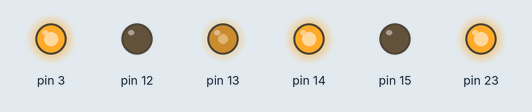
Recording of a sketch running on a simulated Arduino Mega 2560, built with avr-gcc and run on an emulated ATmega2560. Shown: output pins drawn as LEDs (lit = HIGH). What the sketch prints to the serial monitor is not drawn.

Above: at 1.42 s.
At 10.84 s:
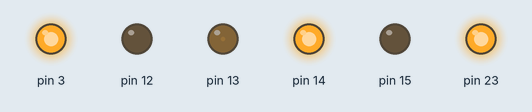
At 19.77 s:
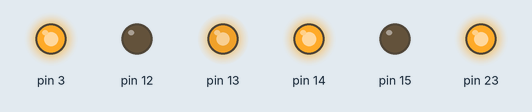
At 37.73 s:
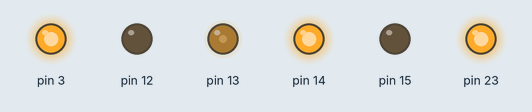
Timing chart, 0 to 40.0 s (numbered marks = the images above):
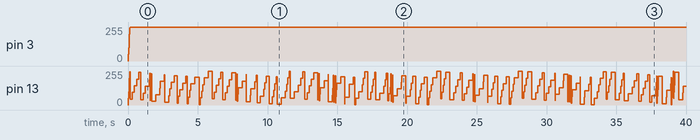

The sketch:

PIDProper.ino
```cpp
int t1 = 0;
int t2 = 0;
boolean dbitR = false;
boolean dbitL = false;
#define ReqTime 10000
#define ReqSpeedL 50
#define ReqSpeedR 50
#define Kp 1
#define Ki 0
#define Kd 0
byte encR = 0;
byte encL = 0;
void setup() {
  // put your setup code here, to run once:
  Serial.begin(250000);
  pinMode(23, OUTPUT);
  pinMode(14, OUTPUT);
  pinMode(13, OUTPUT);
  pinMode(15, OUTPUT);
  pinMode(3, OUTPUT);
  pinMode(12, OUTPUT);
  pinMode(11, INPUT);
  pinMode(10, INPUT);
  digitalWrite(23, 1);
  digitalWrite(14 , 1);
  //analogWrite(13, 155);
  digitalWrite(15, 0);
  digitalWrite(12, 0);
  attachInterrupt(digitalPinToInterrupt(10), encoderR, CHANGE);
  attachInterrupt(digitalPinToInterrupt(11), encoderL, CHANGE);
  //jump();
}

float sArray_l[8] = {0};
float sArray_r[8] = {0};
float avgFilterL(float sample)
{
  float avg = 0;
  for (int i = 1; i < 8; i++)
  {
    avg += sArray_l[i];
    sArray_l[i - 1] = sArray_l[i];
  }
  avg += sample;
  sArray_l[7] = sample;
  avg /= 8;
  return avg;
}
float avgFilterR(float sample)
{
  float avg = 0;
  for (int i = 1; i < 8; i++)
  {
    avg += sArray_r[i];
    sArray_r[i - 1] = sArray_r[i];
  }
  avg += sample;
  sArray_r[7] = sample;
  avg /= 8;
  return avg;
}

/*void jump()
  {
  digitalWrite(13, HIGH);
  digitalWrite(3, HIGH);
  delay(50);
  digitalWrite(13, LOW);
  digitalWrite(3, LOW);
  }*/
float speedR = 0, speedL = 0;
double ePrevR = 0, eCurrR = 0, eCumuR = 0, eDR = 0;
float currPWMR = 1;
double ePrevL = 0, eCurrL = 0, eCumuL = 0, eDL = 0;
float currPWML = 1;
void loop()
{
  t2 = micros();
  //Serial.println(t2-t1);
  if (t2 - t1 >= 25000)
  {
    int p = micros();
    speedR = 14.56 * encR;
    speedL = 14.56 * encL;
    t1 = t2;
    encR = 0;
    encL = 0;
    eCurrR = ReqSpeedR - speedR;
    eCurrL = ReqSpeedL - speedL;
    eDR = eCurrR - ePrevR;
    eDL = eCurrL - ePrevL;
    eCumuR += eCurrR;
    eCumuL += eCurrL;
    currPWMR = currPWMR + Kp * eCurrR + Ki * eCumuR + Kd * eDR;
    currPWML = currPWML + Kp * eCurrL + Ki * eCumuL + Kd * eDL;
    analogWrite(3, currPWMR);
    analogWrite(13, currPWML);
    int m = micros();
    Serial.println(speedR);
  }
}

void encoderR()
{
  encR++;
}
void encoderL()
{
  encL++;
}
```

Measured:
- by itself, pin 3: 0/255 → 255/255 at 0.03 s
